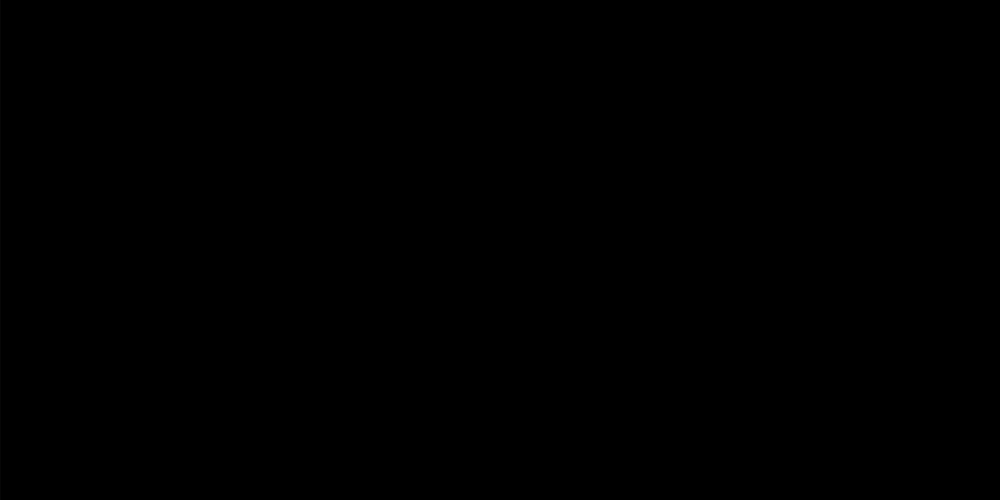
Frame 1 (no input)
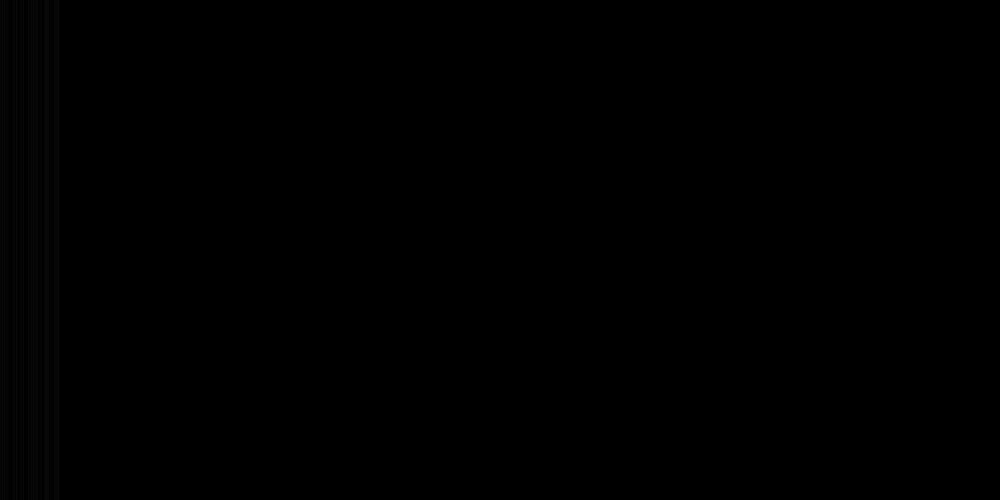
Frame 60 (the mouse pressed at the canvas centre just before this capture)
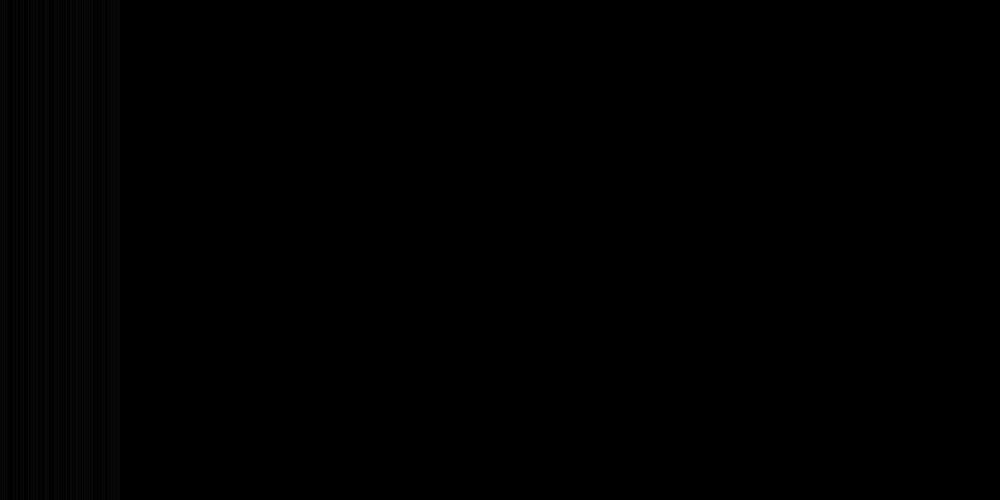
Frame 120 (the mouse held since frame 60 and released just before this capture)

The Processing sketch that drew these frames (run headless with seeded random() and noise(); from frame 60 on, the mouse is pressed at the canvas centre):

// Processing sketch: Array_Rand6
// ── Array_Rand6.pde
//Array for Random Numbers 6
//Array of shapes with random brightness values drawn over time
//9-12-14 - ECM

float[] randomArray;    //create global array of float values
int count;              //int to track iteration through the array of random values

//---------------------SETUP----------------------
void setup() {
  size(1000, 500);
  frameRate(1000);      //set to 1000 to show the build effect quicker
  background(0);

  randomArray = new float[1000];    //declaring new float array with size of 1000
  println("Created array called randomArray with 1000 values");

  //for loop for populating the randomArray with random float values between 0 and 100
  for (int i = 0; i < randomArray.length; i++) {

    randomArray[i] = random(0, 255);  //create random number 0-255 and assign to randomArray position dictated by i

    println("Value of randomArray["+i+"] = "+randomArray[i]);  //print value of current array value
  }

  rectMode(CORNERS);      //set the rect mode to corner
  noStroke();  //turn off the stroke for rects.
}
//---------------------END SETUP----------------------

//-----------------------DRAW-------------------------
void draw() {

  nextRect();  //call function that draws our rects to the screen
  
  if (count < randomArray.length-1) {
    count++;    //increment the counter
  }else{
    count = 0;  //reset the count
    println("COUNT HAS BEEN RESET"); 
  }
  
  println("count = "+count);
}
//--------------------END DRAW-----------------------


//----------------------nextRect---------------------
//Function to pull the next random color in the randomArray float array and drawing a rect
void nextRect() {

  fill(randomArray[count],10);  //set the fill to the value stored in randomArray at position i
  
  rect(count, 0, count+1, height);
}
//--------------------END OF nextRect----------------
